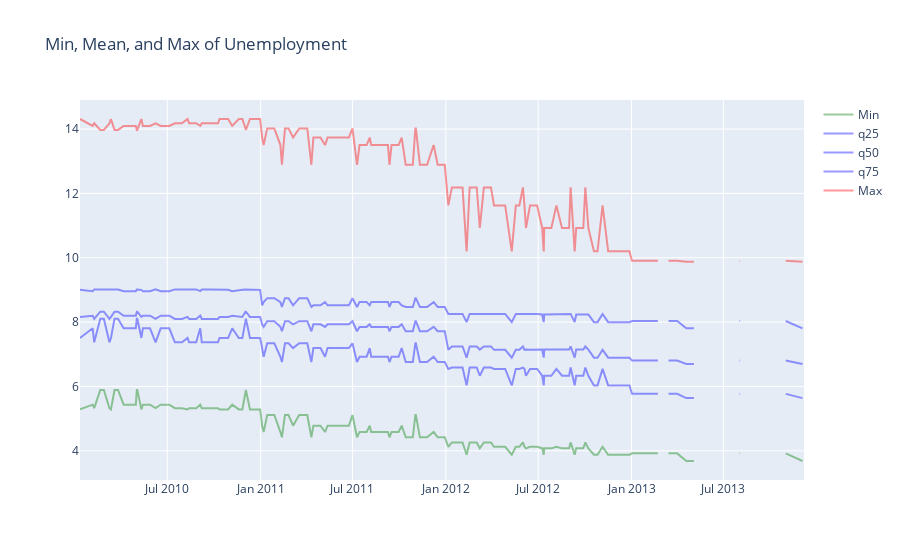

Notebook source saved alongside this figure:
### Code cell
plot_min_max_avg (features_agg3, 'Unemployment')#безработица

### Figure 1 — Plotly figure (JSON) as saved in the notebook; plotly's stock layout.template omitted (floating-point values rounded to 4 significant figures; data arrays with more than 128 entries replaced by an {"elided": "..."} marker saying what was removed)
{"data": [{"line": {"color": "green"}, "name": "Min", "opacity": 0.4, "type": "scatter", "x": {"elided": "182 str values"}, "y": {"elided": "182 float values"}}, {"line": {"color": "blue"}, "name": "q25", "opacity": 0.4, "type": "scatter", "x": {"elided": "182 str values"}, "y": {"elided": "182 float values"}}, {"line": {"color": "blue"}, "name": "q50", "opacity": 0.4, "type": "scatter", "x": {"elided": "182 str values"}, "y": {"elided": "182 float values"}}, {"line": {"color": "blue"}, "name": "q75", "opacity": 0.4, "type": "scatter", "x": {"elided": "182 str values"}, "y": {"elided": "182 float values"}}, {"line": {"color": "red"}, "name": "Max", "opacity": 0.4, "type": "scatter", "x": {"elided": "182 str values"}, "y": {"elided": "182 float values"}}], "layout": {"title": {"text": "Min, Mean, and Max of Unemployment"}}}
